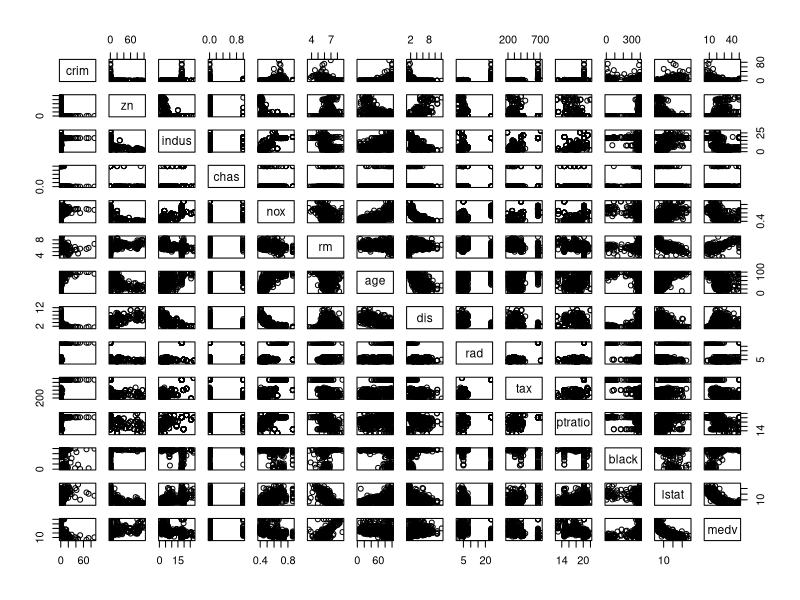
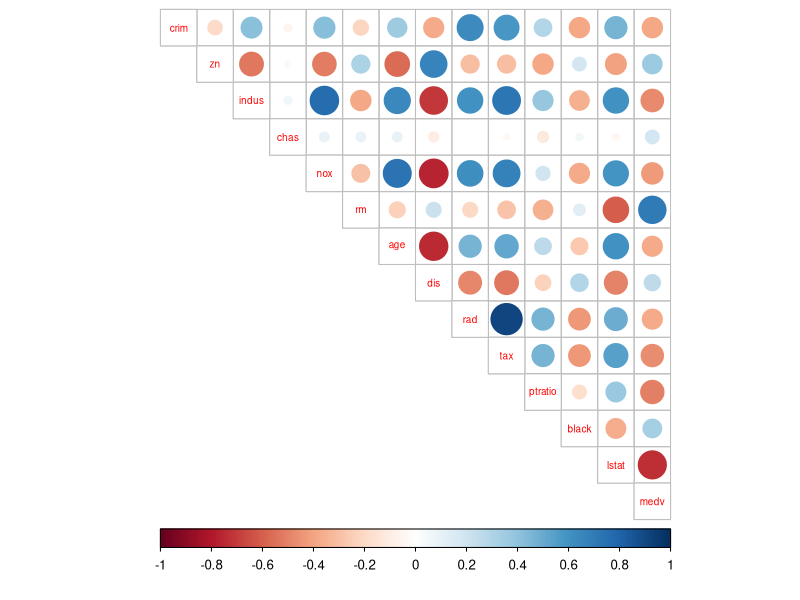
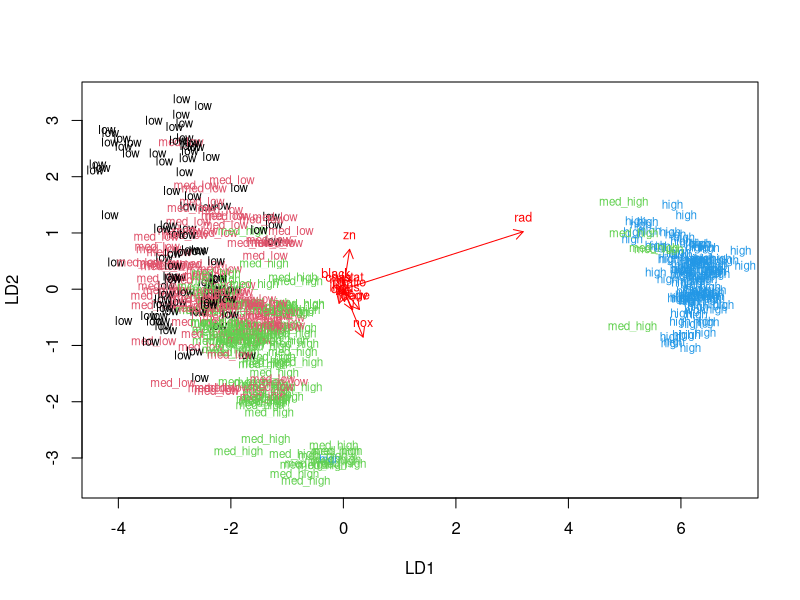
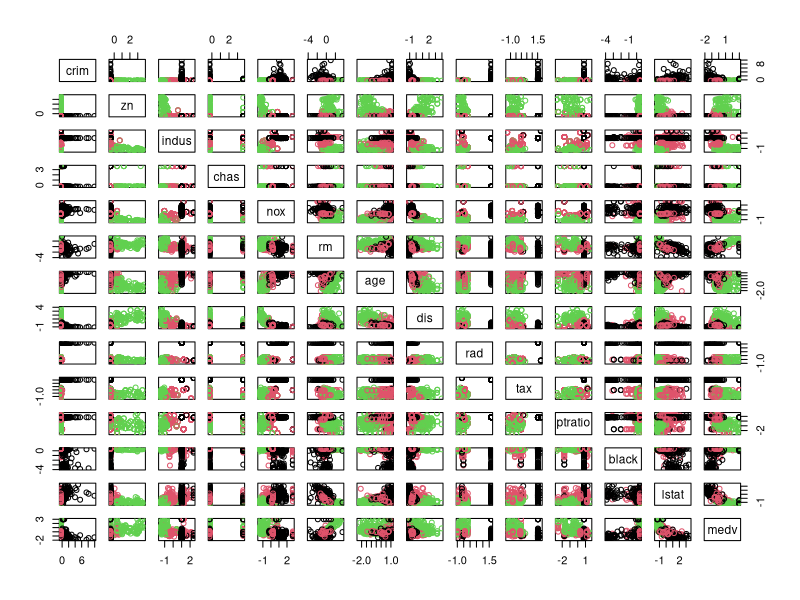
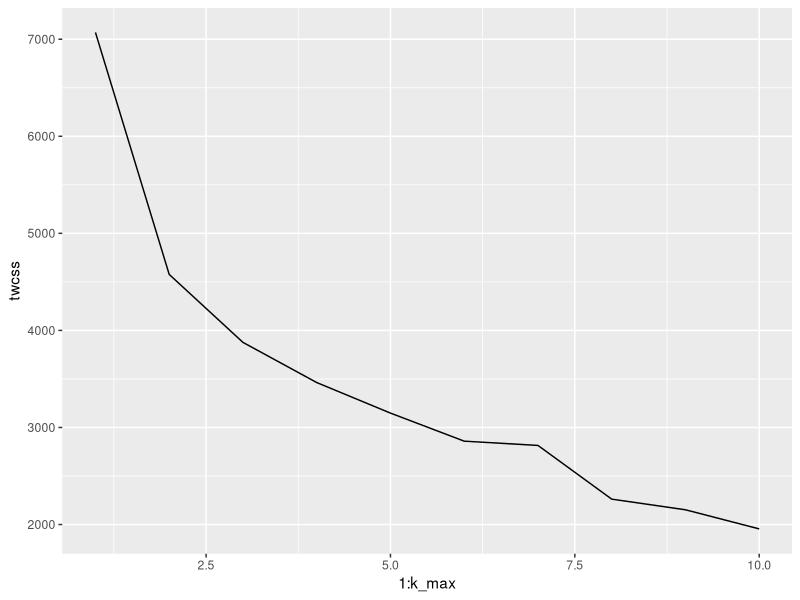
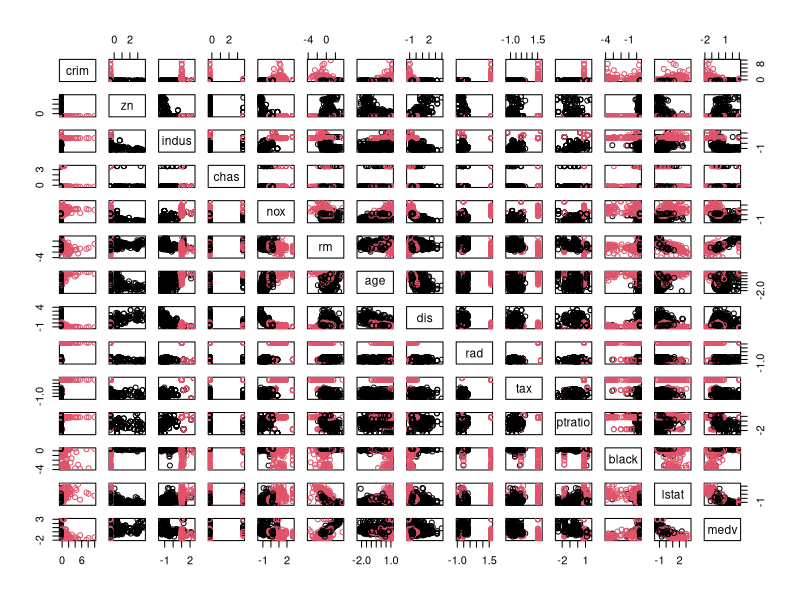

Here is the R script that generated these plots, in order:
## ---- chunk 1
library(MASS)

data(Boston)

str(Boston)
## ---- chunk 2

summary(Boston)
## ---- chunk 3
pairs(Boston)
## ---- chunk 4

library(tidyr)
library(corrplot)


## ---- chunk 5
cor_matrix<-cor(Boston) %>% round(digits = 2)

#Printing the correlation matrix
cor_matrix
#Visualizing the correlation matrix
corrplot(cor_matrix, method="circle", type="upper", cl.pos="b", tl.pos="d", tl.cex = 0.6)

## ---- chunk 6
#Let us center and standardize variables 

boston_scaled <- scale(Boston) 
#Summaries of the scaled variables 
summary(boston_scaled) 
#class of the boston_scaled object
class(boston_scaled)

## ---- chunk 7
#Changing the object to data frame
boston_scaled <- as.data.frame(boston_scaled)

## ---- chunk 8
bins <- quantile(boston_scaled$crim)
bins
crime <- cut(boston_scaled$crim, breaks = bins, include.lowest = TRUE, labels = c("low","med_low","med_high","high"))
table(crime)
## ---- chunk 9
boston_scaled <- dplyr::select(boston_scaled, -crim)


boston_scaled <- data.frame(boston_scaled, crime)
## ---- chunk 10
#The number of rows in the Boston data set 
n <- nrow(boston_scaled)

#Choosing randomly 80% of the rows
ind <- sample(n,  size = n * 0.8)

#Creating 'train' set (80% of the rows)
train <- boston_scaled[ind,]

#Creating 'test' set (20% of the rows)
test <- boston_scaled[-ind,]

#Let us save the correct classes from 'test' data
correct_classes <- test$crime

#And remove the crime variable from 'test' data
test <- dplyr::select(test, -crime)

## ---- chunk 11
#A linear discriminant analysis (LDA)
#Crime rate as target variable, all the others (.) as predictor variables
lda.fit <- lda(crime ~ ., data = train)

#Printing the lda.fit object
lda.fit
#The function for lda biplot arrows
lda.arrows <- function(x, myscale = 1, arrow_heads = 0.1, color = "red", tex = 0.75, choices = c(1,2)){
  heads <- coef(x)
  arrows(x0 = 0, y0 = 0, 
         x1 = myscale * heads[,choices[1]], 
         y1 = myscale * heads[,choices[2]], col=color, length = arrow_heads)
  text(myscale * heads[,choices], labels = row.names(heads), 
       cex = tex, col=color, pos=3)
}

#Target classes as numeric
classes <- as.numeric(train$crime)

#Plotting the results of lda
plot(lda.fit, dimen = 2, col = classes, pch = classes)
lda.arrows(lda.fit, myscale = 1)

## ---- chunk 12
lda.pred <- predict(lda.fit, newdata = test)

#Cross tabulation of the results
table(correct = correct_classes, predicted = lda.pred$class)

## ---- chunk 13
#Scaling and standardizing the data set 'Boston'
boston_scaled1 <- scale(Boston)

#Changing the object to data frame
boston_scaled2 <- as.data.frame(boston_scaled1)


#Euclidean distance matrix
dist_eu <- dist(boston_scaled2)

#Let us see the summary of the distances
summary(dist_eu)

## ---- chunk 14
#Manhattan distance matrix
dist_man <- dist(boston_scaled2, method = "manhattan")

#Let us now see the summary of the distances again
summary(dist_man)

## ---- chunk 15
km <-kmeans(boston_scaled2, centers = 3)

#Plotting the Boston dataset with clusters
#5 columns (columns 6 to 10) have been paired up to make examination more clear
pairs(boston_scaled2, col = km$cluster)

## ---- chunk 16
library(ggplot2)

#To ensure that the result does not vary every time
set.seed(123)

#Determining the number of clusters
k_max <- 10

#Calculating the total within sum of squares (twcss)
twcss <- sapply(1:k_max, function(k){kmeans(boston_scaled2, k)$tot.withinss})

#Visualizing the results
qplot(x = 1:k_max, y = twcss, geom = 'line')

## ---- chunk 17
km <-kmeans(boston_scaled2, centers = 2)

#Plotting the Boston dataset with clusters
pairs(boston_scaled2, col = km$cluster)
